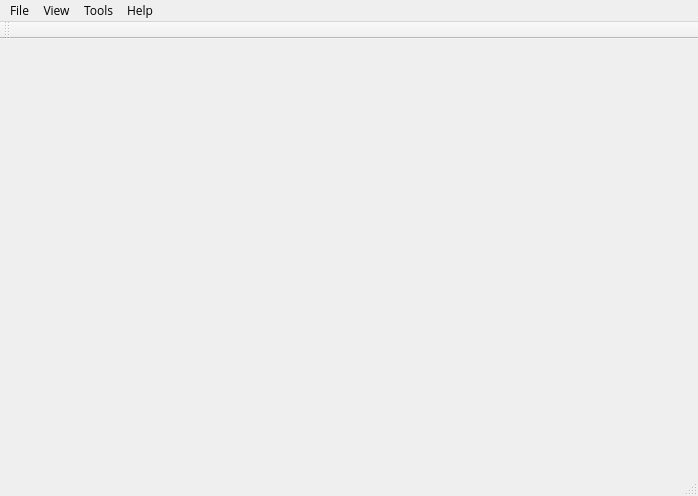
<?xml version="1.0" encoding="UTF-8"?>
<ui version="4.0">
 <class>MainWindow</class>
 <widget class="QMainWindow" name="MainWindow">
  <property name="geometry">
   <rect>
    <x>0</x>
    <y>0</y>
    <width>698</width>
    <height>496</height>
   </rect>
  </property>
  <property name="font">
   <font>
    <family>Open Sans</family>
   </font>
  </property>
  <property name="windowTitle">
   <string>MainWindow</string>
  </property>
  <property name="tabShape">
   <enum>QTabWidget::Rounded</enum>
  </property>
  <widget class="QWidget" name="centralwidget"/>
  <widget class="QMenuBar" name="menubar">
   <property name="geometry">
    <rect>
     <x>0</x>
     <y>0</y>
     <width>698</width>
     <height>23</height>
    </rect>
   </property>
   <widget class="QMenu" name="menuFile">
    <property name="title">
     <string>File</string>
    </property>
    <widget class="QMenu" name="menuNew_File">
     <property name="title">
      <string>New File</string>
     </property>
     <addaction name="actionSimple_File"/>
    </widget>
    <addaction name="menuNew_File"/>
    <addaction name="actionOpen_File"/>
    <addaction name="actionOpen_Recent"/>
    <addaction name="actionSave_File"/>
    <addaction name="actionSave_As"/>
    <addaction name="actionExit"/>
    <addaction name="separator"/>
   </widget>
   <widget class="QMenu" name="menuView">
    <property name="title">
     <string>View</string>
    </property>
    <addaction name="actionStatus_Bar"/>
    <addaction name="actionToolar"/>
   </widget>
   <widget class="QMenu" name="menuTools">
    <property name="title">
     <string>Tools</string>
    </property>
    <addaction name="actionKey_Creater"/>
    <addaction name="actionKey_Saver"/>
    <addaction name="actionKey_Encrypter"/>
   </widget>
   <widget class="QMenu" name="menuHelp">
    <property name="title">
     <string>Help</string>
    </property>
    <addaction name="actionKey"/>
    <addaction name="actionAbout"/>
   </widget>
   <addaction name="menuFile"/>
   <addaction name="menuView"/>
   <addaction name="menuTools"/>
   <addaction name="menuHelp"/>
  </widget>
  <widget class="QStatusBar" name="statusbar"/>
  <widget class="QToolBar" name="toolBar">
   <property name="windowTitle">
    <string>toolBar</string>
   </property>
   <attribute name="toolBarArea">
    <enum>TopToolBarArea</enum>
   </attribute>
   <attribute name="toolBarBreak">
    <bool>true</bool>
   </attribute>
  </widget>
  <action name="actionOpen_File">
   <property name="text">
    <string>Open File</string>
   </property>
  </action>
  <action name="actionSave_File">
   <property name="text">
    <string>Save File</string>
   </property>
  </action>
  <action name="actionOpen_Recent">
   <property name="text">
    <string>Open Recent</string>
   </property>
  </action>
  <action name="actionExit">
   <property name="text">
    <string>Exit</string>
   </property>
  </action>
  <action name="actionSimple_File">
   <property name="text">
    <string>Simple File</string>
   </property>
  </action>
  <action name="actionSave_As">
   <property name="text">
    <string>Save As</string>
   </property>
  </action>
  <action name="actionStatus_Bar">
   <property name="text">
    <string>Status Bar</string>
   </property>
  </action>
  <action name="actionToolar">
   <property name="text">
    <string>Toolbar</string>
   </property>
  </action>
  <action name="actionKey_Creater">
   <property name="text">
    <string>Key Creater</string>
   </property>
  </action>
  <action name="actionKey_Saver">
   <property name="text">
    <string>Key Saver</string>
   </property>
  </action>
  <action name="actionKey_Encrypter">
   <property name="text">
    <string>Key Encrypter</string>
   </property>
  </action>
  <action name="actionKey">
   <property name="text">
    <string>Key?</string>
   </property>
  </action>
  <action name="actionAbout">
   <property name="text">
    <string>About</string>
   </property>
  </action>
 </widget>
 <resources/>
 <connections/>
</ui>
